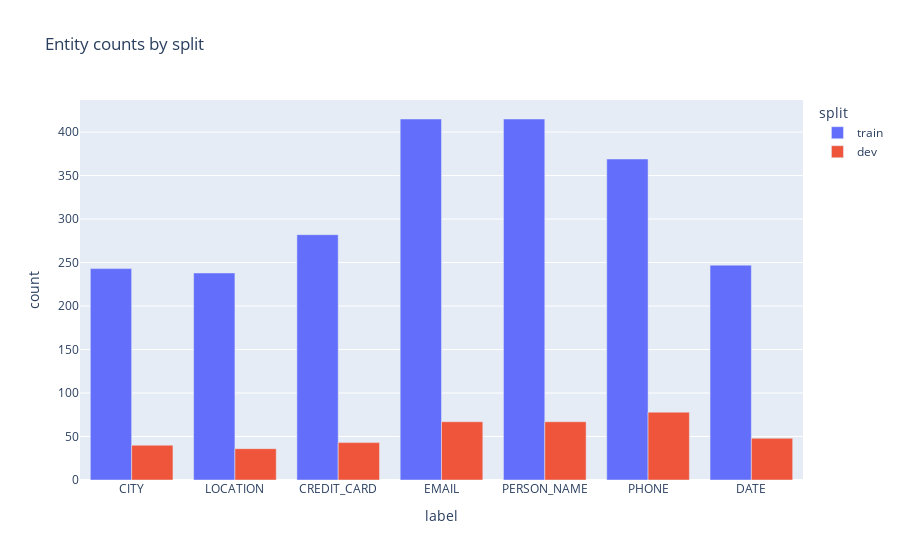

The cell this chart's notebook holds for it:
### Code cell
import json
from pathlib import Path
from collections import Counter
import pandas as pd
import plotly.express as px
from IPython.display import display, Markdown

DATA_DIR = Path("../data")

def load_jsonl(path):
    rows = []
    with path.open("r", encoding="utf-8") as f:
        for line in f:
            if line.strip():
                rows.append(json.loads(line))
    return rows

train = load_jsonl(DATA_DIR / "train.jsonl")
dev = load_jsonl(DATA_DIR / "dev.jsonl")

def label_stats(rows):
    counts = Counter()
    for row in rows:
        for ent in row.get("entities", []):
            counts[ent["label"]] += 1
    return counts

train_counts = label_stats(train)
dev_counts = label_stats(dev)

df_counts = pd.DataFrame([
    {"split": "train", "label": label, "count": count}
    for label, count in train_counts.items()
] + [
    {"split": "dev", "label": label, "count": count}
    for label, count in dev_counts.items()
])

fig = px.bar(
    df_counts,
    x="label",
    y="count",
    color="split",
    barmode="group",
    title="Entity counts by split",
)
fig.show()

def highlight_entities(row, max_chars=None):
    text = row["text"]
    spans = sorted(row.get("entities", []), key=lambda x: x["start"])
    colored = []
    cursor = 0
    colors = {
        "CREDIT_CARD": "#ffadad",
        "PHONE": "#ffd6a5",
        "EMAIL": "#fdffb6",
        "PERSON_NAME": "#caffbf",
        "DATE": "#9bf6ff",
        "CITY": "#a0c4ff",
        "LOCATION": "#bdb2ff",
    }

    for span in spans:
        start, end, label = span["start"], span["end"], span["label"]
        if start > cursor:
            colored.append(text[cursor:start])
        highlight = text[start:end]
        colored.append(
            f"<span style='background-color:{colors.get(label, '#e0e0e0')};"
            f"padding:2px;border-radius:3px;'>{highlight} "
            f"<small>{label}</small></span>"
        )
        cursor = end
    colored.append(text[cursor:])

    snippet = "".join(colored)
    if max_chars is not None and len(snippet) > max_chars:
        snippet = snippet[:max_chars] + "…"
    return snippet

display(Markdown("### Sample highlighted utterances (full text)"))
for sample in (train[:3] + dev[:3]):
    display(Markdown(
        f"**{sample['id']}**<br>"
        f"{highlight_entities(sample, max_chars=None)}"
    ))

### Figure 1 — Plotly figure (JSON) as saved in the notebook; plotly's stock layout.template omitted (floating-point values rounded to 4 significant figures)
{"data": [{"alignmentgroup": "True", "hovertemplate": "split=train<br>label=%{x}<br>count=%{y}<extra></extra>", "legendgroup": "train", "marker": {"color": "#636efa", "pattern": {"shape": ""}}, "name": "train", "offsetgroup": "train", "orientation": "v", "showlegend": true, "textposition": "auto", "type": "bar", "x": ["CITY", "LOCATION", "CREDIT_CARD", "EMAIL", "PERSON_NAME", "PHONE", "DATE"], "xaxis": "x", "y": [243, 238, 282, 415, 415, 369, 247], "yaxis": "y"}, {"alignmentgroup": "True", "hovertemplate": "split=dev<br>label=%{x}<br>count=%{y}<extra></extra>", "legendgroup": "dev", "marker": {"color": "#EF553B", "pattern": {"shape": ""}}, "name": "dev", "offsetgroup": "dev", "orientation": "v", "showlegend": true, "textposition": "auto", "type": "bar", "x": ["PERSON_NAME", "EMAIL", "PHONE", "CREDIT_CARD", "CITY", "DATE", "LOCATION"], "xaxis": "x", "y": [67, 67, 78, 43, 40, 48, 36], "yaxis": "y"}], "layout": {"barmode": "group", "legend": {"title": {"text": "split"}, "tracegroupgap": 0}, "title": {"text": "Entity counts by split"}, "xaxis": {"anchor": "y", "domain": [0, 1], "title": {"text": "label"}}, "yaxis": {"anchor": "x", "domain": [0, 1], "title": {"text": "count"}}}}
